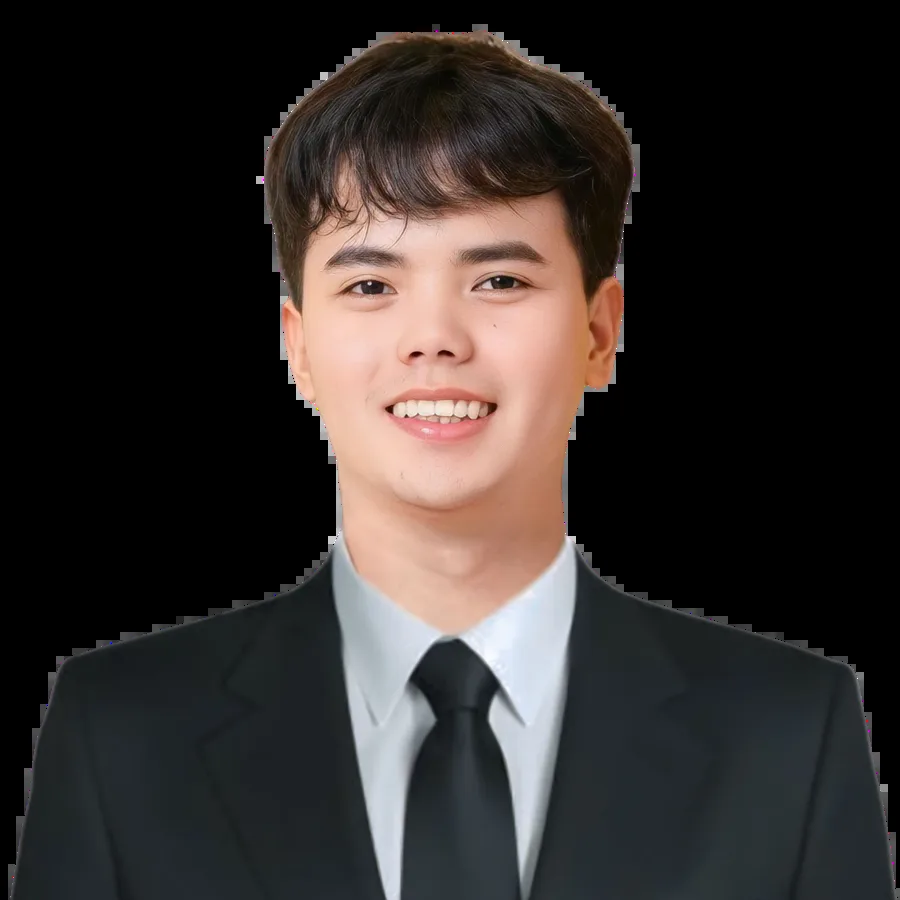
#> input picture assets/opt/me.webp, 900 x 900 px, found by its file name
$ python cartoonize.py assets/opt/me.webp assets/opt/me-toon.webp '(needs' opencv-python, 'numpy)'
#> lines starting #> are read from the running program, lines starting #| are printed output that depends on the picture; after the words box and inside, x2 and y2 are one past the last pixel; in counts of white or black regions, pixels touching at a corner belong together
"""Generate assets/opt/me-toon.webp, the cartoon twin of the hero portrait.

Usage: python scripts/cartoonize.py assets/opt/me.webp assets/opt/me-toon.webp  (needs opencv-python, numpy)

Edge-preserving smoothing, cel-shaded lightness bands, a gentle saturation boost and
XDoG ink outlines -- derived pixel-for-pixel from the photo so the two stay aligned."""
import sys
import cv2
import numpy as np

src, dst = sys.argv[1], sys.argv[2]
SS = 2  # work at 2x for cleaner lines
img = cv2.imread(src, cv2.IMREAD_UNCHANGED)
#> img is the input picture: shape (900, 900, 4); mean B, G, R, A 42.6, 44.6, 50.2, 126.2
h, w = img.shape[:2]
#> h = 900; w = 900
bgr, alpha = img[:, :, :3], img[:, :, 3]
bgr = cv2.fastNlMeansDenoisingColored(bgr, None, 5, 5, 7, 21)  # strip source compression blocks
big = cv2.resize(bgr, (w * SS, h * SS), interpolation=cv2.INTER_CUBIC)
abig = cv2.resize(alpha, (w * SS, h * SS), interpolation=cv2.INTER_CUBIC)

# 1. Flatten texture but keep structure.
smooth = big.copy()
for _ in range(4):
    smooth = cv2.bilateralFilter(smooth, 9, 40, 9)
smooth = cv2.edgePreservingFilter(smooth, flags=cv2.RECURS_FILTER, sigma_s=40, sigma_r=0.25)

# 2. Cel shading: quantize lightness into soft bands, keep chroma smooth.
lab = cv2.cvtColor(smooth, cv2.COLOR_BGR2LAB).astype(np.float32)
L = lab[:, :, 0] / 255.0
# band shapes follow broad form, not texture, without bleeding across hard edges
Lb = L.astype(np.float32)
for _ in range(3):
    Lb = cv2.bilateralFilter(Lb, 0, 0.06, 4 * SS)
bands = 5
q = np.floor(Lb * bands) / bands
frac = Lb * bands - np.floor(Lb * bands)
# smoothstep edge between bands keeps steps crisp but anti-aliased
t = np.clip((frac - 0.82) / 0.18, 0, 1)
t = t * t * (3 - 2 * t)
Lq = q + t / bands
Lq = 0.6 * Lq + 0.4 * Lb + (L - Lb) * 0.35  # retain a bit of the original modelling
lab[:, :, 0] = np.clip(Lq * 255, 0, 255)
lab[:, :, 1:] = 128 + (lab[:, :, 1:] - 128) * 1.22  # vibrant but natural
cel = cv2.cvtColor(lab.astype(np.uint8), cv2.COLOR_LAB2BGR)

# 3. Ink lines via XDoG on the smoothed luminance.
gray = cv2.cvtColor(cv2.bilateralFilter(big, 9, 30, 9), cv2.COLOR_BGR2GRAY).astype(np.float32) / 255
s = 1.4 * SS
g1 = cv2.GaussianBlur(gray, (0, 0), s)
g2 = cv2.GaussianBlur(gray, (0, 0), s * 1.6)
d = g1 - 0.985 * g2
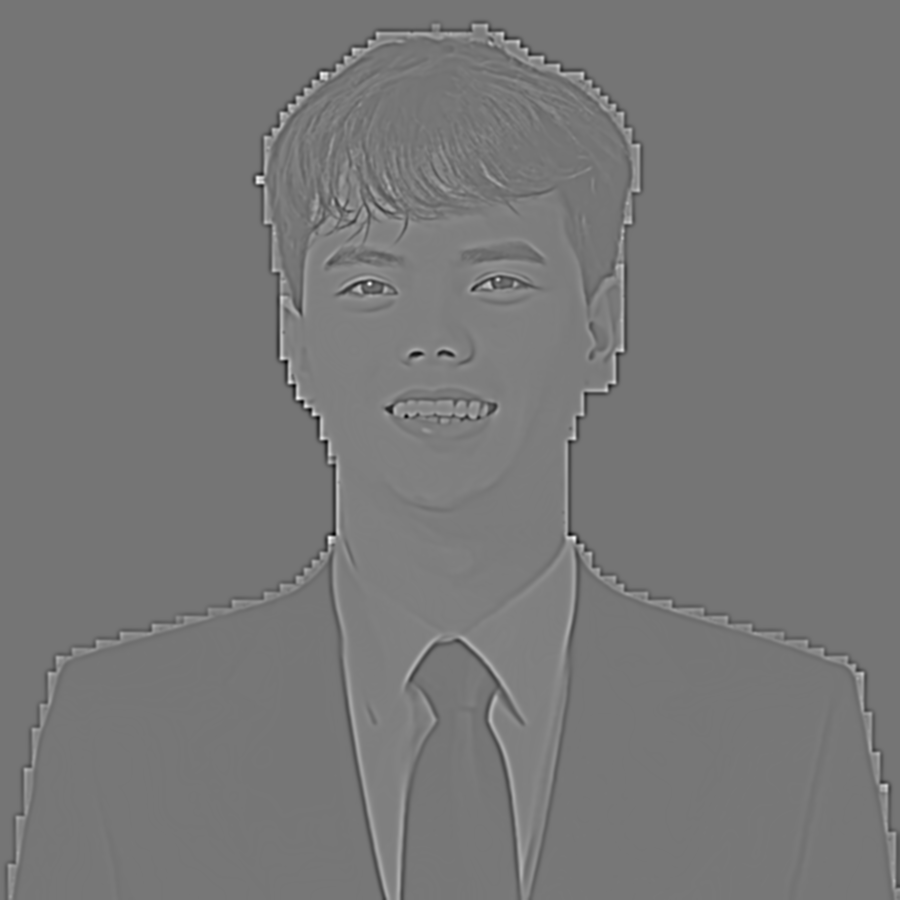
#> d: shape (1800, 1800) float32 (shown at 1/2 size); min -0.138, max 0.162, mean 0.0027; drawn with min black and max white
eps, phi = -0.004, 160
xdog = np.where(d >= eps, 1.0, 1 + np.tanh(phi * (d - eps)))
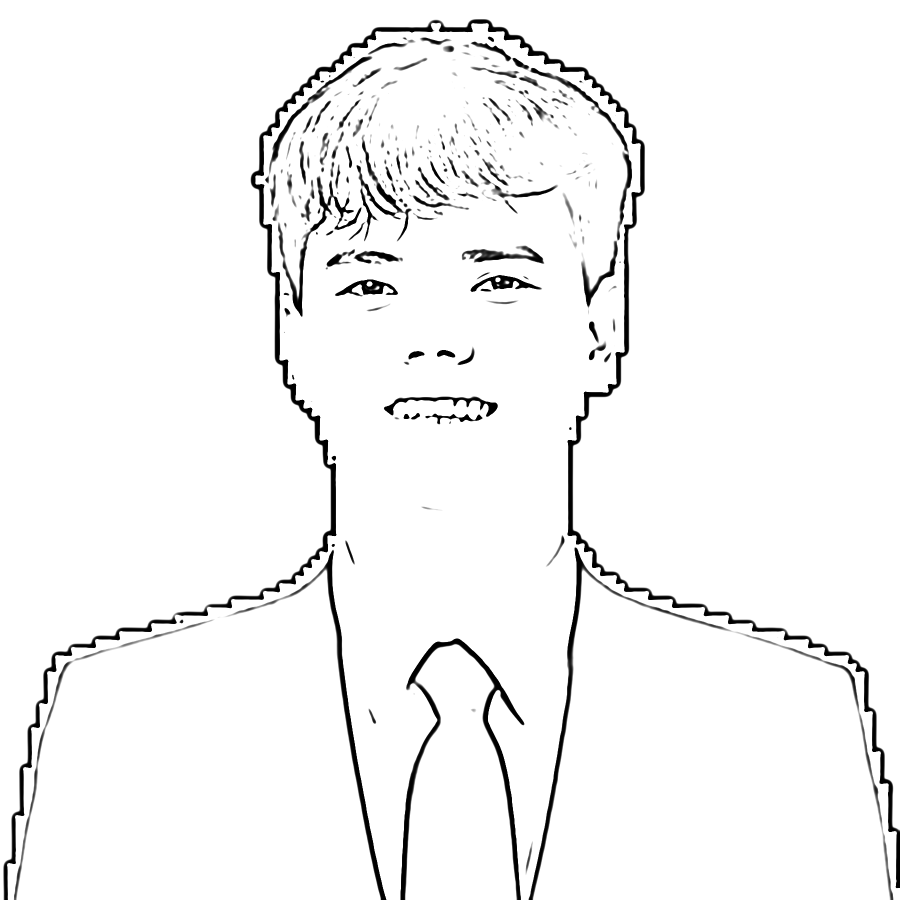
#> xdog: shape (1800, 1800) float32 (shown at 1/2 size); min 0, max 1, mean 0.963
ink = 1 - np.clip(xdog, 0, 1)
ink = cv2.GaussianBlur(ink, (0, 0), 0.8)
ink = np.clip((ink - 0.28) * 2.4, 0, 1)
# remove speckle: drop tiny components
mask = (ink > 0.35).astype(np.uint8)
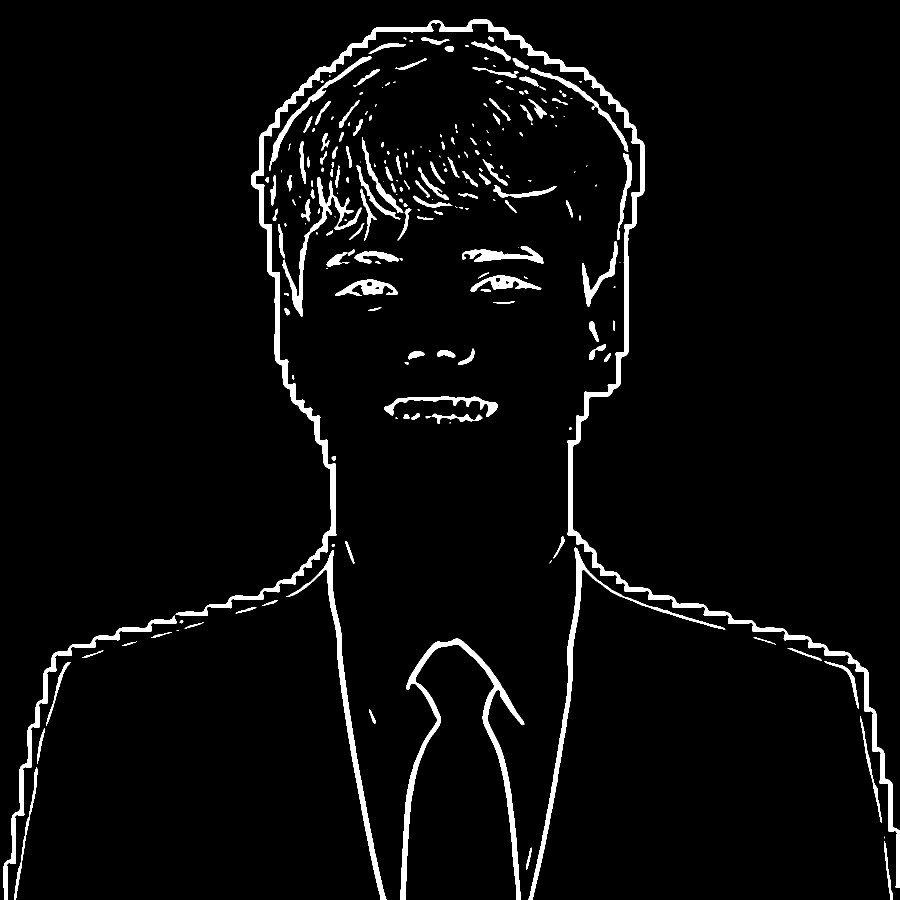
#> mask: shape (1800, 1800) (shown at 1/2 size); values 0 (black) and 1 (white), 3.9% white; 231 white regions (63 under 20 px), largest, box (x1, y1, x2, y2) and area: (351, 39, 1800, 1776) 41364, (801, 1277, 1049, 1800) 12583, (1057, 1095, 1451, 1800) 7887
n, lbl, stats, _ = cv2.connectedComponentsWithStats(mask, 8)
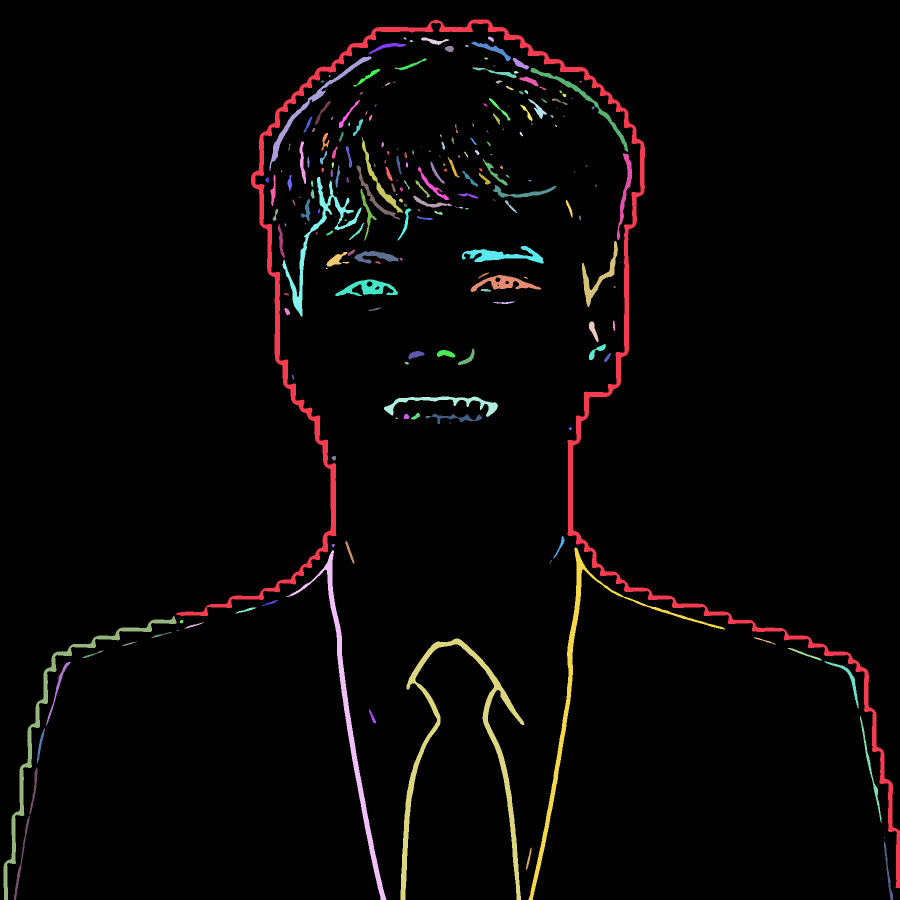
#> lbl: shape (1800, 1800) int32 (shown at 1/2 size); 232 distinct labels, from 0 to 231; one colour per label, 0 black
#> n = 232; stats = 232 rows, first 6: [0, 0, 1800, 1800, 3113399], [351, 39, 1449, 1737, 41364], [976, 73, 12, 11, 79], [807, 75, 6, 4, 17], [842, 75, 57, 15, 328], [819, 80, 7, 4, 21]
small = np.isin(lbl, np.where(stats[:, cv2.CC_STAT_AREA] < 60 * SS * SS)[0])
#> small: shape (1800, 1800) bool; 0.3% white; 177 white regions (63 under 20 px), largest, box (x1, y1, x2, y2) and area: (643, 266, 659, 302) 230, (924, 342, 956, 373) 220, (692, 292, 704, 336) 214
ink[small] = 0

# silhouette outline from alpha
a = abig.astype(np.float32) / 255
edge = cv2.morphologyEx((a > 0.5).astype(np.uint8), cv2.MORPH_GRADIENT, np.ones((3 * SS, 3 * SS), np.uint8)).astype(np.float32)
#> edge: shape (1800, 1800) float32; values 0 (black) and 1 (white), 0.93% white; 2 white regions, box (x1, y1, x2, y2) and area: (20, 61, 1797, 1800) 30142, (977, 81, 983, 87) 36
edge = cv2.GaussianBlur(edge, (0, 0), 0.8)
ink = np.maximum(ink, edge * 0.9)

line_col = np.array([38, 28, 30], np.float32)  # warm dark ink (BGR)
out = cel.astype(np.float32) * (1 - ink[..., None]) + line_col * ink[..., None]
out = cv2.resize(np.clip(out, 0, 255).astype(np.uint8), (w, h), interpolation=cv2.INTER_AREA)
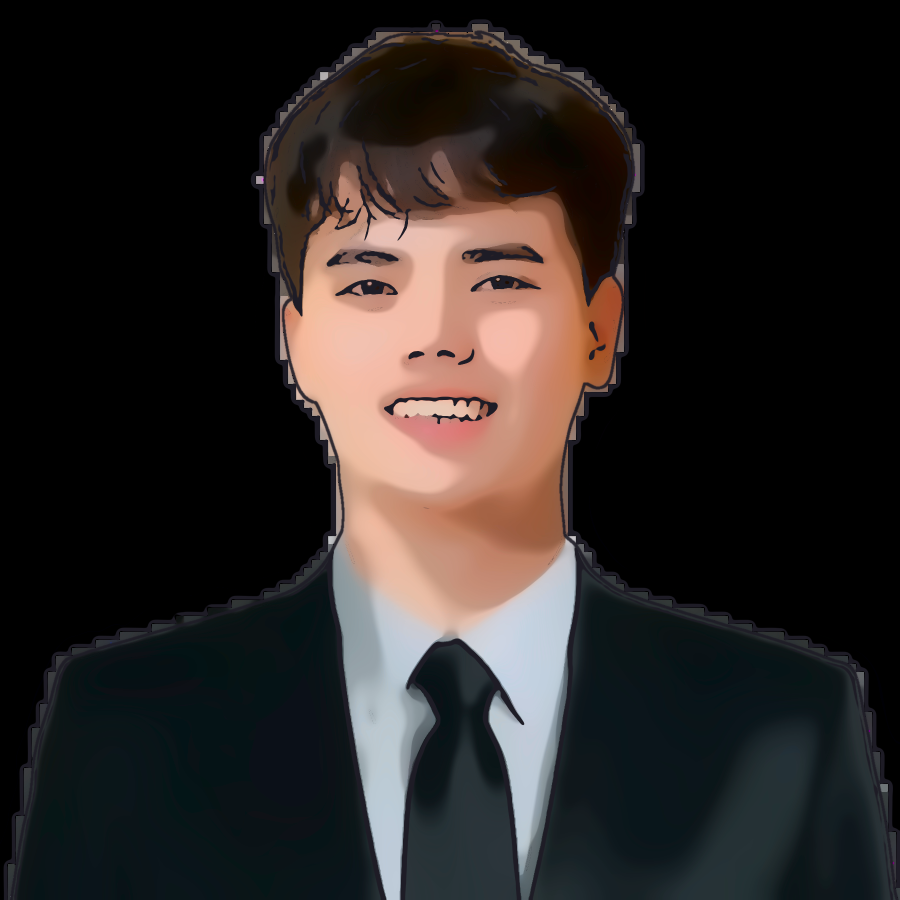
#> out: shape (900, 900, 3); mean B, G, R 35.4, 37, 42.2
rgba = np.dstack([out, alpha])
cv2.imwrite(dst, rgba, [cv2.IMWRITE_WEBP_QUALITY, 88] if dst.endswith('.webp') else [])
print('ok', dst)
